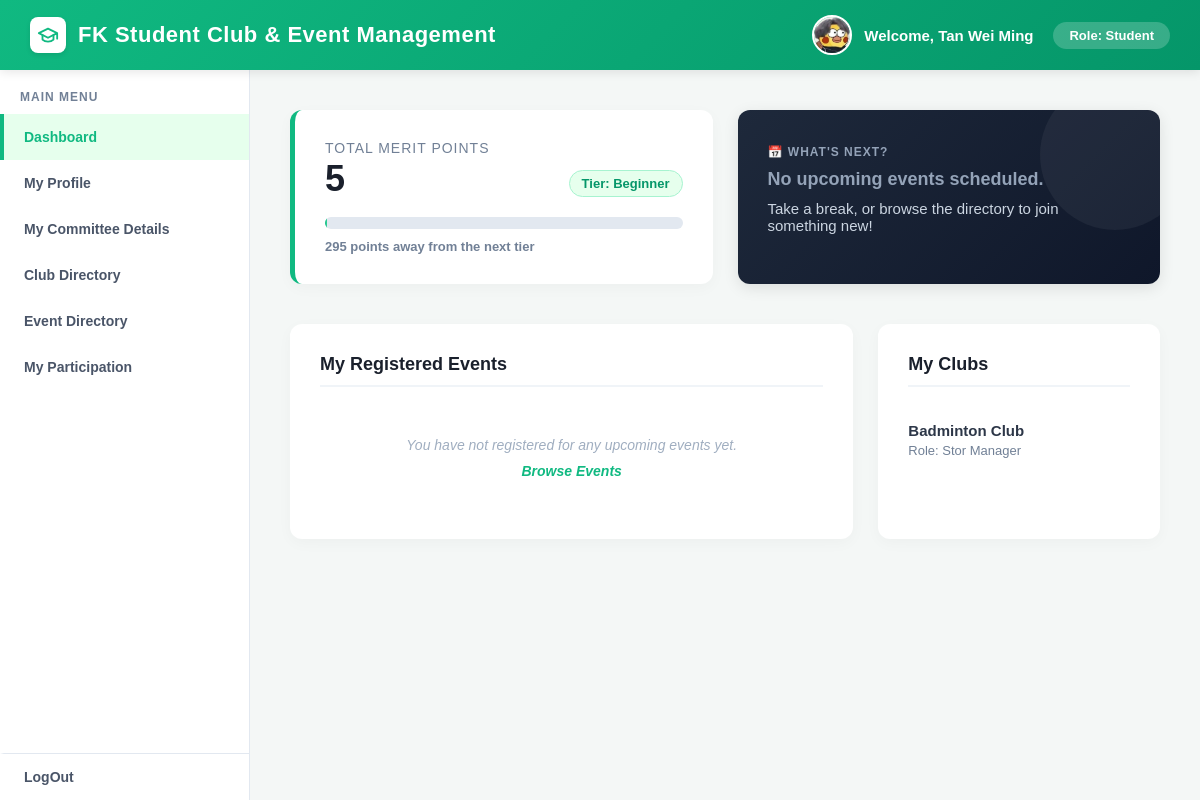
/dashboard.php (signed in), run on the app's committed database.
### tables this page shows
CREATE TABLE `students` (
  `userID` varchar(100) NOT NULL,
  `stu_ID` varchar(10) DEFAULT NULL,
  `stu_name` varchar(100) DEFAULT NULL,
  `stu_email` varchar(100) DEFAULT NULL,
  `stu_address` varchar(255) DEFAULT NULL,
  `stu_role` varchar(50) DEFAULT NULL,
  `stu_contact_no` varchar(15) DEFAULT NULL,
  `stu_profile_photo` varchar(255) DEFAULT NULL
);

CREATE TABLE `club` (
  `clubID` varchar(100) NOT NULL,
  `club_name` varchar(100) DEFAULT NULL,
  `club_desc` varchar(100) DEFAULT NULL,
  `userID` varchar(100) DEFAULT NULL,
  `club_operational_status` varchar(100) DEFAULT NULL,
  `club_photo` varchar(255) DEFAULT NULL
);

CREATE TABLE `membershiprole` (
  `roleID` varchar(100) NOT NULL,
  `m_role_desc` varchar(50) DEFAULT NULL
);

### dashboard.php (the view, shortened to what this page needs)
<?php
require_once 'db_connection.php';
$userID = $_SESSION['userID'];
$username = $_SESSION['user_username'];
$role = $_SESSION['user_role'];
$photo_path = "";
$stu_name = $username;
$sql_profile = "SELECT stu_name, stu_profile_photo FROM students WHERE userID = '$userID'";
$result_profile = mysqli_query($link, $sql_profile);
if ($result_profile && $row = mysqli_fetch_assoc($result_profile)) {
    $photo_path = !empty($row['stu_profile_photo']) ? $row['stu_profile_photo'] : "";
    $stu_name = !empty($row['stu_name']) ? $row['stu_name'] : $username;
}
$total_points = 0;
$sql_points = "SELECT SUM(point_value) as points FROM points WHERE userID = '$userID'";
$result_points = mysqli_query($link, $sql_points);
if ($result_points && $row = mysqli_fetch_assoc($result_points)) {
    $total_points = $row['points'] ? $row['points'] : 0;
}
$next_tier_points = 0;
$current_tier = "";
if ($total_points >= 1000) {
    $current_tier = "Outstanding";
    $next_tier_points = 0;
} elseif ($total_points >= 600) {
    $current_tier = "Advanced";
    $next_tier_points = 1000 - $total_points;
} elseif ($total_points >= 300) {
    $current_tier = "Intermediate";
    $next_tier_points = 600 - $total_points;
} else {
    $current_tier = "Beginner";
    $next_tier_points = 300 - $total_points;
}
$next_event = null;
$days_away_text = "";
$clubs = [];
$sql_clubs = "
    SELECT c.club_name, mr.m_role_desc
    FROM membership m
    JOIN club c ON m.clubID = c.clubID
    JOIN membershiprole mr ON m.roleID = mr.roleID
    WHERE m.userID = '$userID'
";
$result_clubs = mysqli_query($link, $sql_clubs);
while ($row = mysqli_fetch_assoc($result_clubs)) {
    $clubs[] = $row;
}
$total_clubs = count($clubs);
$events = [];
$total_events = count($events);
?>
<!DOCTYPE html>
<html lang="en">
<head>
</head>
<body>
    <div class="top-bar">
        <div class="system-title">
            <div class="system-logo">
                <svg xmlns="http://www.w3.org/2000/svg" width="22" height="22" viewBox="0 0 24 24" fill="none" stroke="currentColor" stroke-width="2" stroke-linecap="round" stroke-linejoin="round">
                    <path d="M22 10v6M2 10l10-5 10 5-10 5z"/>
                    <path d="M6 12v5c3 3 9 3 12 0v-5"/>
                </svg>
            </div>
            FK Student Club & Event Management
        </div>
        <div class="user-profile-section">
            <div class="profile-group">
                <div class="top-bar-photo">
                    <?php if (!empty($photo_path)): ?>
                        <img src="<?php echo htmlspecialchars($photo_path); ?>" alt="Profile" style="width: 100%; height: 100%; object-fit: cover;">
                    <?php else: ?>
                        <?php echo strtoupper(substr($stu_name, 0, 1)); ?>
                    <?php endif; ?>
                </div>
                <div class="welcome-text">Welcome, <?php echo htmlspecialchars($stu_name); ?></div>
            </div>
            <div class="role-badge">Role: <?php echo htmlspecialchars($role); ?></div>
        </div>
    </div>
    <div class="main-layout">
        <div class="sidebar">
            <div class="sidebar-title">Main Menu</div>
            <a href="dashboard.php" class="active">Dashboard</a>
            <a href="student_dashboard.php">My Profile</a>
			<a href="committee_details.php">My Committee Details</a>
            <a href="club_directory.php">Club Directory</a>
            <a href="event_directory.php">Event Directory</a>
            <a href="participation.php">My Participation</a>
            <a href="logout.php" class="logout-btn">LogOut</a>
        </div>
        <div class="content-area">
            <div class="feature-grid">
                <div class="points-card">
                    <div class="points-card-header">
                        <div>
                            <div class="points-title">Total Merit Points</div>
                            <div class="points-number"><?php echo $total_points; ?></div>
                        </div>
                        <div class="tier-badge">Tier: <?php echo $current_tier; ?></div>
                    </div>
                    <div class="progress-container">
                    </div>
                    <div class="progress-text">
                        <?php if ($current_tier == "Outstanding"): ?>
                            You have reached the maximum tier!
                        <?php else: ?>
                            <?php echo $next_tier_points; ?> points away from the next tier
                        <?php endif; ?>
                    </div>
                </div>
                <div class="next-event-card">
                    <div class="alert-label">📅 What's Next?</div>
                    <?php if ($next_event): ?>
                        <div class="alert-title"><?php echo htmlspecialchars($next_event['event_title']); ?></div>
                        <div class="alert-time">
                            <?php
                                echo date("l, F jS", strtotime($next_event['event_date']));
                                echo " at " . date("g:i A", strtotime($next_event['event_time']));
                            ?>
                        </div>
                        <div class="alert-badge"><?php echo $days_away_text; ?></div>
                    <?php else: ?>
                        <div class="alert-title" style="color: #94a3b8; font-size: 18px;">No upcoming events scheduled.</div>
                        <div class="alert-time">Take a break, or browse the directory to join something new!</div>
                    <?php endif; ?>
                </div>
            </div>
            <div class="details-grid">
                <div class="detail-card">
                    <h3>My Registered Events</h3>
                    <?php if ($total_events > 0): ?>
                        <ul class="item-list">
                            <?php foreach ($events as $event): ?>
                            <li>
                                <div class="item-info">
                                    <h4><?php echo htmlspecialchars($event['event_title']); ?></h4>
                                    <p>Date: <?php echo htmlspecialchars($event['event_date']); ?> | Venue: <?php echo htmlspecialchars($event['event_venue']); ?></p>
                                </div>
                                <div class="item-badge"><?php echo htmlspecialchars($event['registration_status']); ?></div>
                            </li>
                            <?php endforeach; ?>
                        </ul>
                    <?php else: ?>
                        <div class="empty-state">You have not registered for any upcoming events yet.<br><a href="event_directory.php" style="color: #10b981; text-decoration: none; font-weight: bold; margin-top: 10px; display: inline-block;">Browse Events</a></div>
                    <?php endif; ?>
                </div>
                <div class="detail-card">
                    <h3>My Clubs</h3>
                    <?php if ($total_clubs > 0): ?>
                        <ul class="item-list">
                            <?php foreach ($clubs as $club): ?>
                            <li>
                                <div class="item-info">
                                    <h4><?php echo htmlspecialchars($club['club_name']); ?></h4>
                                    <p>Role: <?php echo htmlspecialchars($club['m_role_desc']); ?></p>
                                </div>
                            </li>
                            <?php endforeach; ?>
                        </ul>
                    <?php else: ?>
                        <div class="empty-state">You haven't joined any clubs yet.<br><a href="club_directory.php" style="color: #10b981; text-decoration: none; font-weight: bold; margin-top: 10px; display: inline-block;">Explore Clubs</a></div>
                    <?php endif; ?>
                </div>
            </div>
        </div>
    </div>
</body>
</html>

### data on the page
students: stu_profile_photo (picture), stu_name "Tan Wei Ming"
club: club_name "Badminton Club", membershiprole.m_role_desc "Stor Manager"

### other printed values
$role "Student"
$total_points "5"
$current_tier "Beginner"
$next_tier_points "295"
